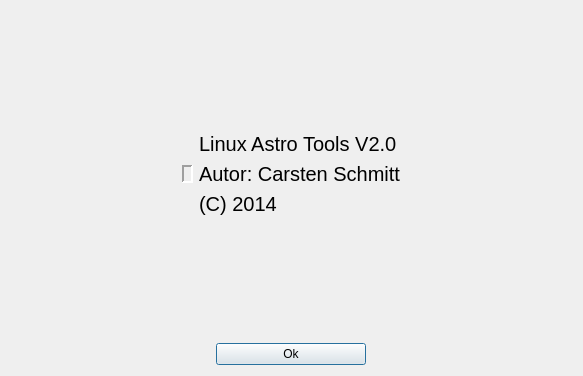
<?xml version="1.0" encoding="UTF-8"?>
<ui version="4.0">
 <class>AboutDialog</class>
 <widget class="QDialog" name="AboutDialog">
  <property name="geometry">
   <rect>
    <x>0</x>
    <y>0</y>
    <width>583</width>
    <height>376</height>
   </rect>
  </property>
  <property name="windowTitle">
   <string>About</string>
  </property>
  <layout class="QHBoxLayout" name="horizontalLayout">
   <item>
    <layout class="QVBoxLayout" name="verticalLayout" stretch="1,0">
     <item>
      <layout class="QHBoxLayout" name="horizontalLayout_2">
       <item>
        <widget class="QLabel" name="img">
         <property name="sizePolicy">
          <sizepolicy hsizetype="Fixed" vsizetype="Fixed">
           <horstretch>0</horstretch>
           <verstretch>0</verstretch>
          </sizepolicy>
         </property>
         <property name="frameShape">
          <enum>QFrame::Panel</enum>
         </property>
         <property name="frameShadow">
          <enum>QFrame::Sunken</enum>
         </property>
         <property name="lineWidth">
          <number>2</number>
         </property>
         <property name="text">
          <string/>
         </property>
         <property name="pixmap">
          <pixmap resource="../res/res.qrc">:/res/scope.JPG</pixmap>
         </property>
         <property name="alignment">
          <set>Qt::AlignLeading|Qt::AlignLeft|Qt::AlignTop</set>
         </property>
        </widget>
       </item>
       <item>
        <layout class="QVBoxLayout" name="verticalLayout_2" stretch="1,0,0,0,1">
         <item>
          <widget class="QLabel" name="label_5">
           <property name="text">
            <string/>
           </property>
          </widget>
         </item>
         <item>
          <widget class="QLabel" name="label">
           <property name="font">
            <font>
             <pointsize>15</pointsize>
            </font>
           </property>
           <property name="text">
            <string>Linux Astro Tools V2.0</string>
           </property>
          </widget>
         </item>
         <item>
          <widget class="QLabel" name="label_2">
           <property name="font">
            <font>
             <pointsize>15</pointsize>
            </font>
           </property>
           <property name="text">
            <string>Autor: Carsten Schmitt</string>
           </property>
          </widget>
         </item>
         <item>
          <widget class="QLabel" name="label_3">
           <property name="font">
            <font>
             <pointsize>15</pointsize>
            </font>
           </property>
           <property name="text">
            <string>(C) 2014</string>
           </property>
          </widget>
         </item>
         <item>
          <widget class="QLabel" name="label_4">
           <property name="text">
            <string/>
           </property>
          </widget>
         </item>
        </layout>
       </item>
      </layout>
     </item>
     <item>
      <layout class="QHBoxLayout" name="horizontalLayout_3">
       <item>
        <widget class="QPushButton" name="mBtnOk">
         <property name="maximumSize">
          <size>
           <width>150</width>
           <height>16777215</height>
          </size>
         </property>
         <property name="text">
          <string>Ok</string>
         </property>
        </widget>
       </item>
      </layout>
     </item>
    </layout>
   </item>
  </layout>
 </widget>
 <resources>
  <include location="../res/res.qrc"/>
 </resources>
 <connections/>
</ui>
